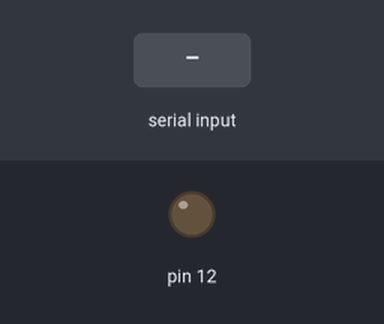
A sketch run on a simulated Arduino Uno, built with avr-gcc and run on an emulated ATmega328P. Shown: output pins drawn as LEDs (lit = HIGH). The inputs (shaded band) are chosen by the test bench.

Above: at 1.2 s.
1.3 s: "1" received over Serial
At 2.1 s:
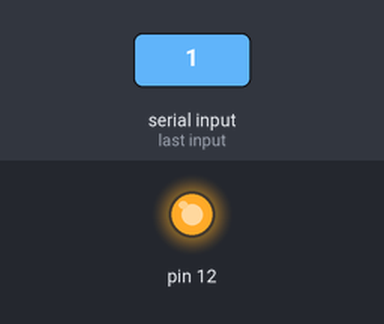
2.8 s: "0" received over Serial
At 4.1 s:
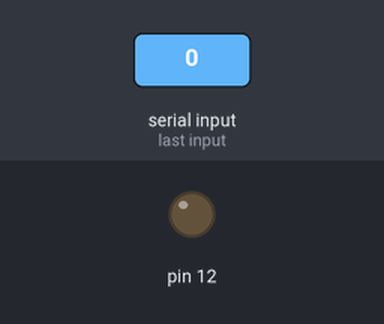
Timing chart, 0 to 5.8 s (numbered marks = the images above; inputs shaded):
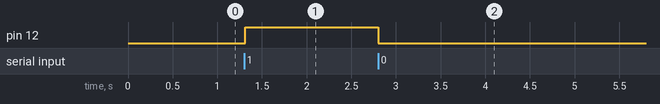

The sketch:

ardunio.ino
```cpp
void setup() {
  pinMode(12, OUTPUT);
  Serial.begin(9600);
  Serial.setTimeout(20000);
}

void loop() {

   if(Serial.available()){

    char veri = Serial.read();
    if(veri=='0'){
      digitalWrite(12, LOW);
      delay(10);
    }

    else if(veri=='1'){
      delay(10);
      digitalWrite(12, HIGH);
    }
  }
}
```

Measured:
- after the input at 1.3 s, pin 12: LOW → HIGH at once
- after the input at 2.8 s, pin 12: HIGH → LOW at once
